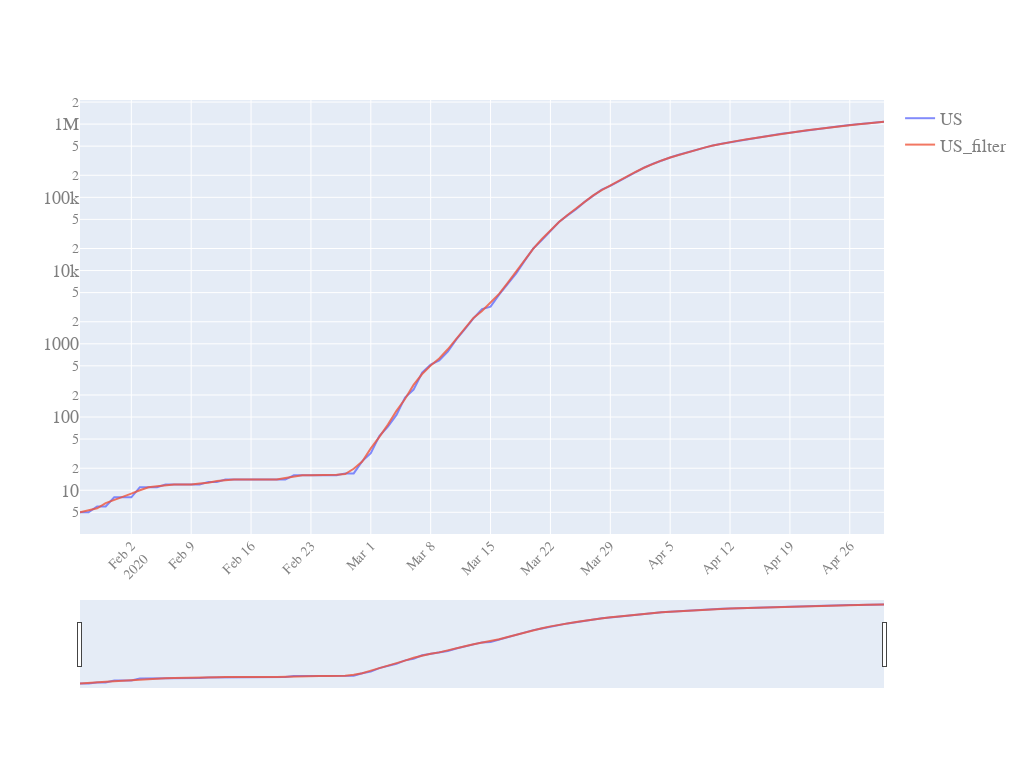

The code cell stored with this chart in its notebook:
### Code cell
#plotting on us
start_pos=5
quick_plot(df_analyse.date[start_pos:],
           df_analyse[['US','US_filter']].iloc[start_pos:100,:],y_scale='log',slider=True)
